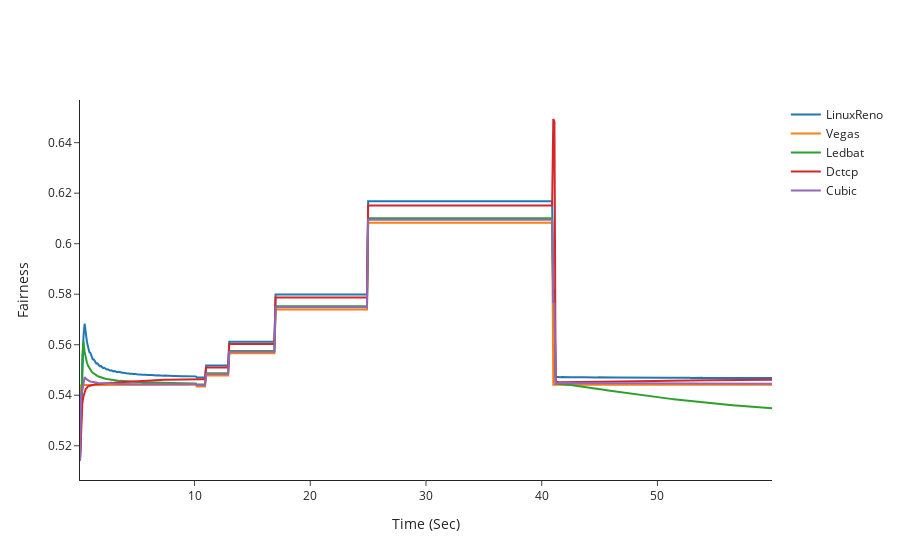

The notebook cell this image was saved under:
### Code cell
metric = 'Fairness'
flow_id = 1 #data['Flow ID'].unique()

fig = make_subplots(shared_xaxes=True, shared_yaxes=True)

for mechanism in CONGESTION_MECHANISMS:
    mechanism_data = data[(data['Algorithm'] == mechanism) & (data['Flow ID'] == flow_id)]
    fig.add_scatter(x=mechanism_data['Time'], y=mechanism_data[metric], name=mechanism)

fig.update_layout(showlegend=True, template = 'simple_white')
fig.update_xaxes(title_text='Time (Sec)')
fig.update_yaxes(title_text=metric)

iplot(fig)

### Figure 1 — Plotly figure (JSON) as saved in the notebook; plotly's stock layout.template omitted (floating-point values rounded to 4 significant figures; data arrays with more than 128 entries replaced by an {"elided": "..."} marker saying what was removed)
{"data": [{"name": "LinuxReno", "type": "scatter", "x": {"elided": "599 float values"}, "y": {"elided": "599 float values"}}, {"name": "Vegas", "type": "scatter", "x": {"elided": "599 float values"}, "y": {"elided": "599 float values"}}, {"name": "Ledbat", "type": "scatter", "x": {"elided": "599 float values"}, "y": {"elided": "599 float values"}}, {"name": "Dctcp", "type": "scatter", "x": {"elided": "599 float values"}, "y": {"elided": "599 float values"}}, {"name": "Cubic", "type": "scatter", "x": {"elided": "599 float values"}, "y": {"elided": "599 float values"}}], "layout": {"showlegend": true, "xaxis": {"anchor": "y", "domain": [0, 1], "title": {"text": "Time (Sec)"}}, "yaxis": {"anchor": "x", "domain": [0, 1], "title": {"text": "Fairness"}}}}
